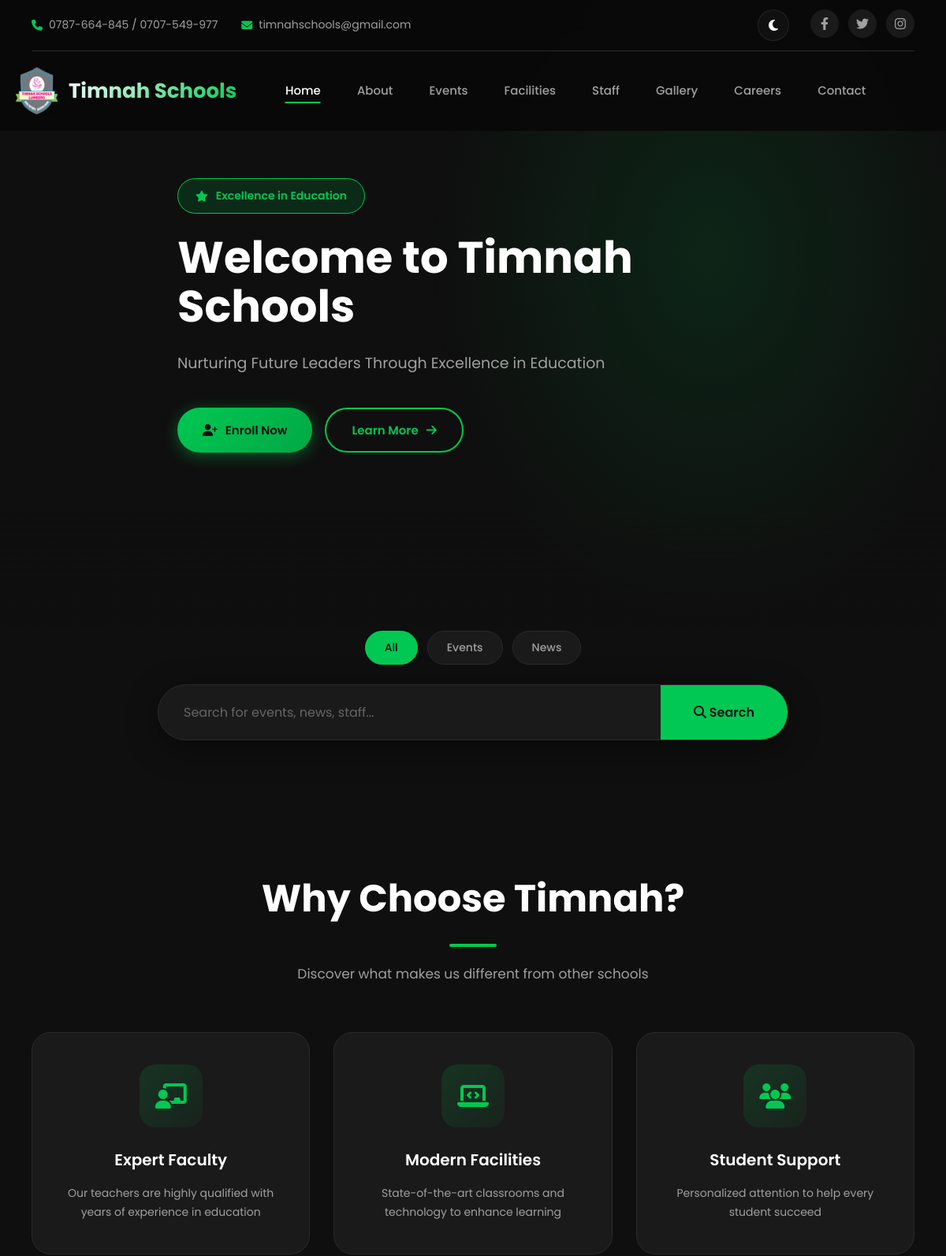
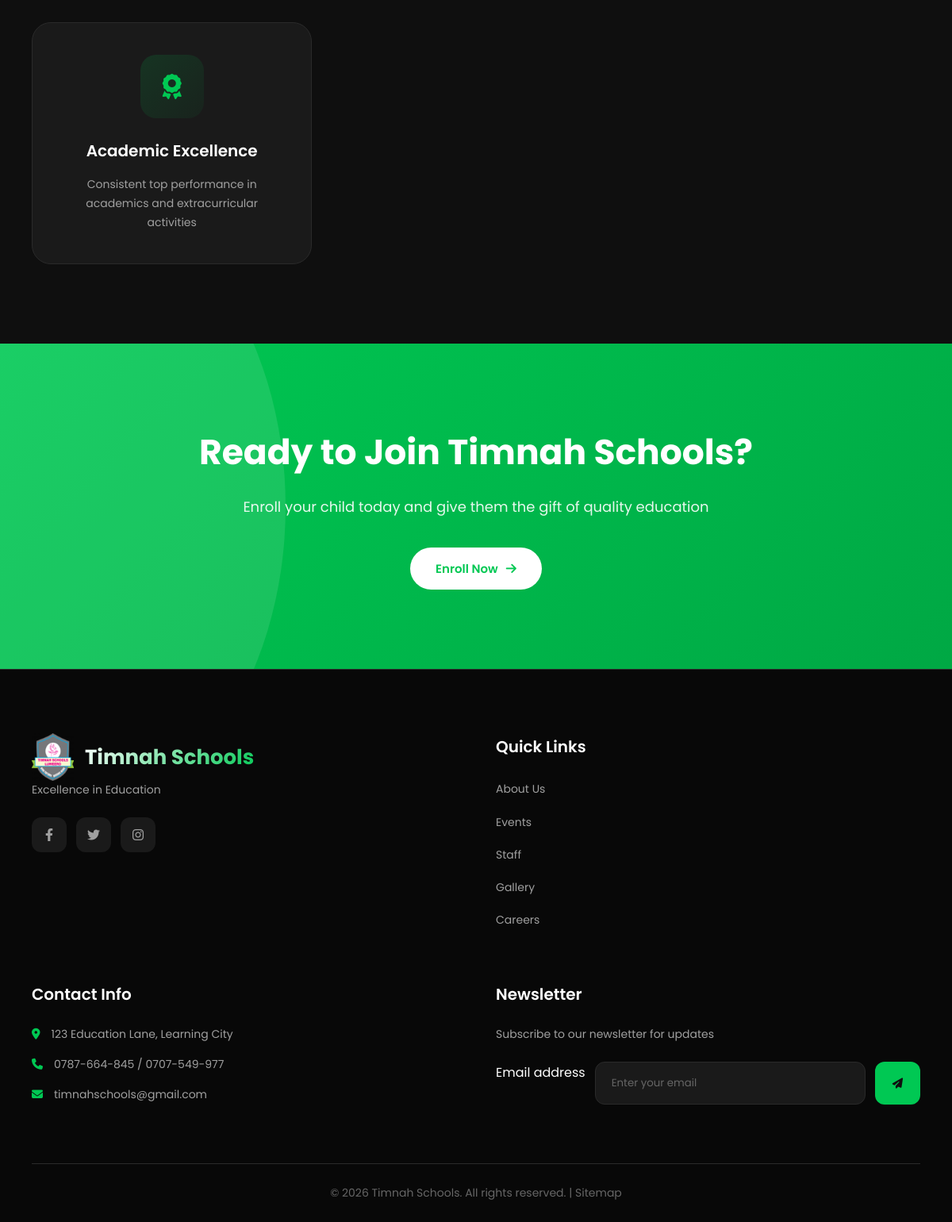
The page / on the database its author committed (2 pictures, top to bottom).
### tables this page shows
CREATE TABLE `settings` (
  `id` int(11) NOT NULL AUTO_INCREMENT,
  `setting_key` varchar(50) NOT NULL,
  `setting_value` text DEFAULT NULL,
  `updated_at` timestamp NOT NULL DEFAULT current_timestamp() ON UPDATE current_timestamp(),
  PRIMARY KEY (`id`),
  UNIQUE KEY `setting_key` (`setting_key`)
);

### config.php (called while the page is built, shortened)
<?php
$conn = null;
function getDB() {
    global $conn;
    if ($conn === null) {
        try {
            $conn = new mysqli(DB_HOST, DB_USER, DB_PASS, DB_NAME);
            $conn->set_charset("utf8mb4");
        } catch (Exception $e) {
            die("Database connection failed: " . $e->getMessage());
        }
    }
    return $conn;
}
function query($sql, $params = []) {
    $stmt = getDB()->prepare($sql);
    if (!empty($params)) {
        $types = '';
        $values = [];
        foreach ($params as $param) {
            if (is_int($param)) $types .= 'i';
            elseif (is_double($param)) $types .= 'd';
            else $types .= 's';
            $values[] = $param;
        }
        $stmt->bind_param($types, ...$values);
    }
    $stmt->execute();
    return $stmt;
}
function fetchOne($sql, $params = []) {
    $stmt = query($sql, $params);
    return $stmt->get_result()->fetch_assoc();
}
function getSetting($key, $default = '') {
    $result = fetchOne("SELECT setting_value FROM settings WHERE setting_key = ?", [$key]);
    return $result ? $result['setting_value'] : $default;
}

### index.php (the view, shortened to what this page needs)
<?php
require_once 'config.php';
$page = 'home';
include 'includes/header.php';
?>
<section class="hero">
    <div class="hero-slideshow">
    </div>
    <div class="container">
        <div class="hero-content" style="position: relative; z-index: 2;">
            <span class="hero-subtitle hero-animate-1">
                <i class="fas fa-star"></i>
                <?php echo getSetting('site_tagline', 'Excellence in Education'); ?>
            </span>
            <h1 class="hero-animate-2"><?php echo getSetting('hero_title', 'Welcome to Timnah Schools'); ?></h1>
            <p class="hero-animate-3">
                <?php echo getSetting('hero_subtitle', 'Nurturing Future Leaders Through Excellence in Education'); ?>
            </p>
            <div class="hero-buttons hero-animate-4">
                <a href="<?php echo SITE_URL; ?>/register.php" class="btn btn-primary">
                    <i class="fas fa-user-plus"></i> Enroll Now
                </a>
                <a href="<?php echo SITE_URL; ?>/about.php" class="btn btn-outline">
                    Learn More <i class="fas fa-arrow-right"></i>
                </a>
            </div>
        </div>
    </div>
</section>
<section class="search-section">
    <div class="container">
        <div class="search-tabs">
            <button class="search-tab active" data-type="all">All</button>
            <button class="search-tab" data-type="events">Events</button>
            <button class="search-tab" data-type="news">News</button>
        </div>
        <form class="search-wrapper" action="<?php echo SITE_URL; ?>/search.php" method="GET">
            <input type="text" name="q" placeholder="Search for events, news, staff..." required>
            <button type="submit"><i class="fas fa-search"></i> Search</button>
        </form>
    </div>
</section>
<section class="features">
    <div class="container">
        <div class="section-header">
            <h2>Why Choose Timnah?</h2>
            <p>Discover what makes us different from other schools</p>
        </div>
        <div class="feature-grid stagger-children">
            <div class="feature-card" style="animation-delay: 0.1s;">
                <div class="feature-icon"><i class="fas fa-chalkboard-teacher"></i></div>
                <h3>Expert Faculty</h3>
                <p>Our teachers are highly qualified with years of experience in education</p>
            </div>
            <div class="feature-card" style="animation-delay: 0.2s;">
                <div class="feature-icon"><i class="fas fa-laptop-code"></i></div>
                <h3>Modern Facilities</h3>
                <p>State-of-the-art classrooms and technology to enhance learning</p>
            </div>
            <div class="feature-card" style="animation-delay: 0.3s;">
                <div class="feature-icon"><i class="fas fa-users"></i></div>
                <h3>Student Support</h3>
                <p>Personalized attention to help every student succeed</p>
            </div>
            <div class="feature-card" style="animation-delay: 0.4s;">
                <div class="feature-icon"><i class="fas fa-award"></i></div>
                <h3>Academic Excellence</h3>
                <p>Consistent top performance in academics and extracurricular activities</p>
            </div>
        </div>
    </div>
</section>
<section class="cta-section">
    <div class="container">
        <h2>Ready to Join Timnah Schools?</h2>
        <p>Enroll your child today and give them the gift of quality education</p>
        <a href="<?php echo SITE_URL; ?>/register.php" class="btn">Enroll Now <i class="fas fa-arrow-right"></i></a>
    </div>
</section>
<?php include 'includes/footer.php'; ?>

### includes/header.php (shortened to what this page needs)
<!DOCTYPE html>
<html lang="en">
<head>
    <link rel="stylesheet" href="https://cdnjs.cloudflare.com/ajax/libs/font-awesome/6.4.0/css/all.min.css" media="print" onload="this.media='all'">
    <link rel="stylesheet" href="<?php echo ASSETS_URL; ?>/css/style.css?v=<?php echo time(); ?>">
</head>
<body>
    <header class="main-header">
        <div class="container">
            <div class="header-top">
                <div class="contact-info">
                    <span itemscope itemtype="https://schema.org/Organization">
                        <i class="fas fa-phone"></i>
                        <span itemprop="telephone"><?php echo getSetting('site_phone', '+1 234 567 890'); ?></span>
                    </span>
                    <span itemscope itemtype="https://schema.org/Organization">
                        <i class="fas fa-envelope"></i>
                        <span itemprop="email"><?php echo getSetting('site_email', 'info@timnahschools.edu'); ?></span>
                    </span>
                </div>
                <div class="social-links">
                    <div class="theme-toggle" id="themeToggle" title="Toggle Theme" style="margin-right: 15px;">
                        <i class="fas fa-moon"></i>
                    </div>
                    <a href="<?php echo getSetting('site_facebook', '#'); ?>" aria-label="Facebook" rel="noopener noreferrer"><i class="fab fa-facebook-f"></i></a>
                    <a href="<?php echo getSetting('site_twitter', '#'); ?>" aria-label="Twitter" rel="noopener noreferrer"><i class="fab fa-twitter"></i></a>
                    <a href="<?php echo getSetting('site_instagram', '#'); ?>" aria-label="Instagram" rel="noopener noreferrer"><i class="fab fa-instagram"></i></a>
                </div>
            </div>
        </div>
        <nav class="main-nav" itemscope itemtype="https://schema.org/School">
            <div class="container">
                <a href="<?php echo SITE_URL; ?>/index.php" class="logo" itemprop="url">
                    <img src="<?php echo ASSETS_URL; ?>/images/logo.png" alt="<?php echo getSetting('site_name', 'Timnah Schools'); ?> Logo" class="logo-img">
                    <span class="logo-text" itemprop="name"><?php echo getSetting('site_name', 'Timnah Schools'); ?></span>
                </a>
                <ul class="nav-menu" role="navigation" aria-label="Main navigation">
                    <li><a href="<?php echo SITE_URL; ?>/index.php" <?php echo $page === 'home' ? 'class="active"' : ''; ?>>Home</a></li>
                    <li><a href="<?php echo SITE_URL; ?>/about.php" <?php echo $page === 'about' ? 'class="active"' : ''; ?>>About</a></li>
                    <li><a href="<?php echo SITE_URL; ?>/events.php" <?php echo $page === 'events' ? 'class="active"' : ''; ?>>Events</a></li>
                    <li><a href="<?php echo SITE_URL; ?>/facilities.php" <?php echo $page === 'facilities' ? 'class="active"' : ''; ?>>Facilities</a></li>
                    <li><a href="<?php echo SITE_URL; ?>/staff.php" <?php echo $page === 'staff' ? 'class="active"' : ''; ?>>Staff</a></li>
                    <li><a href="<?php echo SITE_URL; ?>/gallery.php" <?php echo $page === 'gallery' ? 'class="active"' : ''; ?>>Gallery</a></li>
                    <li><a href="<?php echo SITE_URL; ?>/vacancies.php" <?php echo $page === 'vacancies' ? 'class="active"' : ''; ?>>Careers</a></li>
                    <li><a href="<?php echo SITE_URL; ?>/contact.php" <?php echo $page === 'contact' ? 'class="active"' : ''; ?>>Contact</a></li>
                </ul>
            </div>
        </nav>
    </header>
    <main itemscope itemtype="https://schema.org/School">

### includes/footer.php (shortened to what this page needs)
</main>
    <footer class="main-footer" itemscope itemtype="https://schema.org/School">
        <div class="container">
            <div class="footer-grid">
                <div class="footer-section">
                    <a href="<?php echo SITE_URL; ?>/index.php" class="logo" itemprop="url">
                        <img src="<?php echo ASSETS_URL; ?>/images/logo.png" alt="<?php echo getSetting('site_name', 'Timnah Schools'); ?> Logo" class="logo-img">
                        <span class="logo-text" itemprop="name"><?php echo getSetting('site_name', 'Timnah Schools'); ?></span>
                    </a>
                    <p><?php echo getSetting('site_tagline', 'Excellence in Education'); ?></p>
                    <div class="footer-social">
                        <a href="<?php echo getSetting('site_facebook', '#'); ?>" aria-label="Facebook"><i class="fab fa-facebook-f"></i></a>
                        <a href="<?php echo getSetting('site_twitter', '#'); ?>" aria-label="Twitter"><i class="fab fa-twitter"></i></a>
                        <a href="<?php echo getSetting('site_instagram', '#'); ?>" aria-label="Instagram"><i class="fab fa-instagram"></i></a>
                    </div>
                </div>
                <div class="footer-section">
                    <h3>Quick Links</h3>
                    <nav aria-label="Footer navigation">
                    <ul>
                        <li><a href="<?php echo SITE_URL; ?>/about.php">About Us</a></li>
                        <li><a href="<?php echo SITE_URL; ?>/events.php">Events</a></li>
                        <li><a href="<?php echo SITE_URL; ?>/staff.php">Staff</a></li>
                        <li><a href="<?php echo SITE_URL; ?>/gallery.php">Gallery</a></li>
                        <li><a href="<?php echo SITE_URL; ?>/vacancies.php">Careers</a></li>
                    </ul>
                    </nav>
                </div>
                <div class="footer-section" itemscope itemtype="https://schema.org/PostalAddress">
                    <h3>Contact Info</h3>
                    <ul class="contact-list" itemprop="address">
                        <li itemscope itemtype="https://schema.org/Place">
                            <i class="fas fa-map-marker-alt"></i>
                            <span itemprop="streetAddress"><?php echo getSetting('site_address', '123 Education Lane'); ?></span>
                        </li>
                        <li itemscope itemtype="https://schema.org/Organization">
                            <i class="fas fa-phone"></i>
                            <span itemprop="telephone"><?php echo getSetting('site_phone', '+1 234 567 890'); ?></span>
                        </li>
                        <li itemscope itemtype="https://schema.org/Organization">
                            <i class="fas fa-envelope"></i>
                            <span itemprop="email"><?php echo getSetting('site_email', 'info@timnahschools.edu'); ?></span>
                        </li>
                    </ul>
                </div>
                <div class="footer-section">
                    <h3>Newsletter</h3>
                    <p>Subscribe to our newsletter for updates</p>
                    <form class="newsletter-form" aria-label="Newsletter subscription">
                        <label for="newsletter-email" class="visually-hidden">Email address</label>
                        <input type="email" id="newsletter-email" placeholder="Enter your email" required>
                        <button type="submit" aria-label="Subscribe"><i class="fas fa-paper-plane"></i></button>
                    </form>
                </div>
            </div>
            <div class="footer-bottom">
                <p>&copy; <?php echo date('Y'); ?> <span itemprop="name"><?php echo getSetting('site_name', 'Timnah Schools'); ?></span>. All rights reserved. | <a href="<?php echo SITE_URL; ?>/sitemap.xml">Sitemap</a></p>
            </div>
        </div>
    </footer>
</body>
</html>

### includes/header.php (style rules this page uses)
:root { --bg-main: #0f0f0f; --primary: #00c853; }
body { background: var(--bg-main); margin: 0; font-family: 'Poppins', sans-serif; transition: background 0.3s ease; }
.main-header { position: fixed; top: 0; left: 0; right: 0; z-index: 1000; }
.theme-toggle { cursor: pointer; width: 40px; height: 40px; display: flex; align-items: center; justify-content: center; border-radius: 50%; background: var(--glass-bg); border: 1px solid var(--glass-border); color: var(--text-primary); transition: var(--transition); }

### rows shown on the page
settings: setting_value "0787-664-845 / 0707-549-977"
settings: setting_value "timnahschools@gmail.com"
settings: setting_value "Timnah Schools"
settings: setting_value "Excellence in Education"
settings: setting_value "Welcome to Timnah Schools"
settings: setting_value "Nurturing Future Leaders Through Excellence in Education"
settings: setting_value "123 Education Lane, Learning City"
